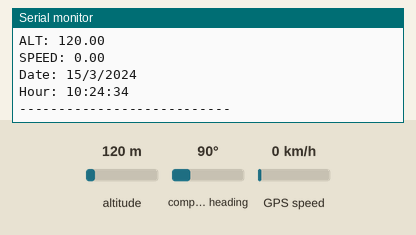
Bench run of a sketch on a simulated Arduino Uno, built with avr-gcc and run on an emulated ATmega328P. On the bench: the last lines printed to the serial monitor. The inputs (shaded band) are chosen by the test bench; at power-on: altitude 120 m, GPS speed 0 km/h, compass heading 90°. The GPS gets a fix after 3 s at 37.7749, -122.4194 with 8 satellites.

Above: at 4.8 s.
4.9 s: altitude set to 20 m
At 9.0 s:
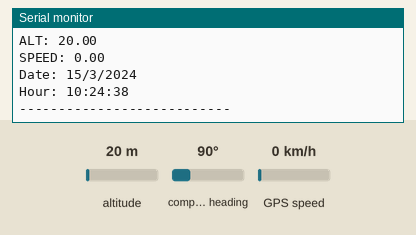
10.0 s: GPS speed set to 2 km/h
At 13.4 s:
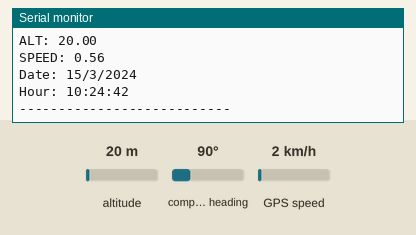
15.1 s: altitude set to 250 m
At 17.9 s:
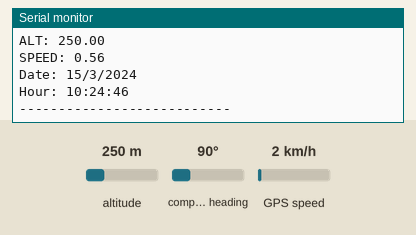
Timing chart, 0 to 19.4 s (numbered marks = the images above; inputs shaded):
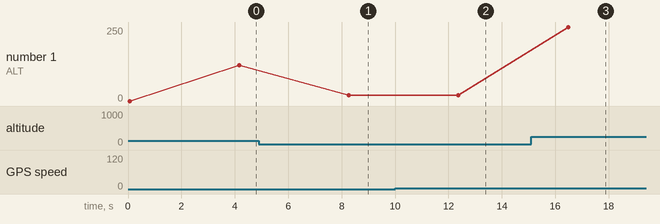

Measured:
- after the input at 4.9 s, the serial monitor: prints a new line after 3.4 s (image 1)
- after the input at 10.0 s, the serial monitor: prints a new line after 2.4 s (image 2)
- after the input at 15.1 s, the serial monitor: prints a new line after 1.4 s (image 3)
- plotted number 1: 120 → 20 after the input at 4.9 s, 20 → 250 after the input at 15.1 s

The sketch:

ArduinoGPSTest.ino
```cpp
#include <TinyGPS++.h>
#include <SoftwareSerial.h>
#define rxGPS 3
#define txGPS 2

long lat, lon;
SoftwareSerial gpsSerial(rxGPS, txGPS);
TinyGPSPlus gps;

void setup()
{
  Serial.begin(9600); // connect serial
  gpsSerial.begin(9600); // connect gps sensor
}

int count = 0;
void loop()
{
  while (gpsSerial.available())     // check for gps data
  {
    if (gps.encode(gpsSerial.read()))   // encode gps data
    {
      Serial.print("Count: ");
      Serial.print(count);
      Serial.println(" ");
      count++;

      Serial.print("SATS: ");
      Serial.println(gps.satellites.value());
      Serial.print("LAT: ");
      Serial.println(gps.location.lat(), 6);
      Serial.print("LONG: ");
      Serial.println(gps.location.lng(), 6);
      Serial.print("ALT: ");
      Serial.println(gps.altitude.meters());
      Serial.print("SPEED: ");
      Serial.println(gps.speed.mps());

      Serial.print("Date: ");
      Serial.print(gps.date.day()); Serial.print("/");
      Serial.print(gps.date.month()); Serial.print("/");
      Serial.println(gps.date.year());

      Serial.print("Hour: ");
      Serial.print(gps.time.hour()); Serial.print(":");
      Serial.print(gps.time.minute()); Serial.print(":");
      Serial.println(gps.time.second());
      Serial.println("---------------------------");
      delay(4000);
    }
  }
}
```
